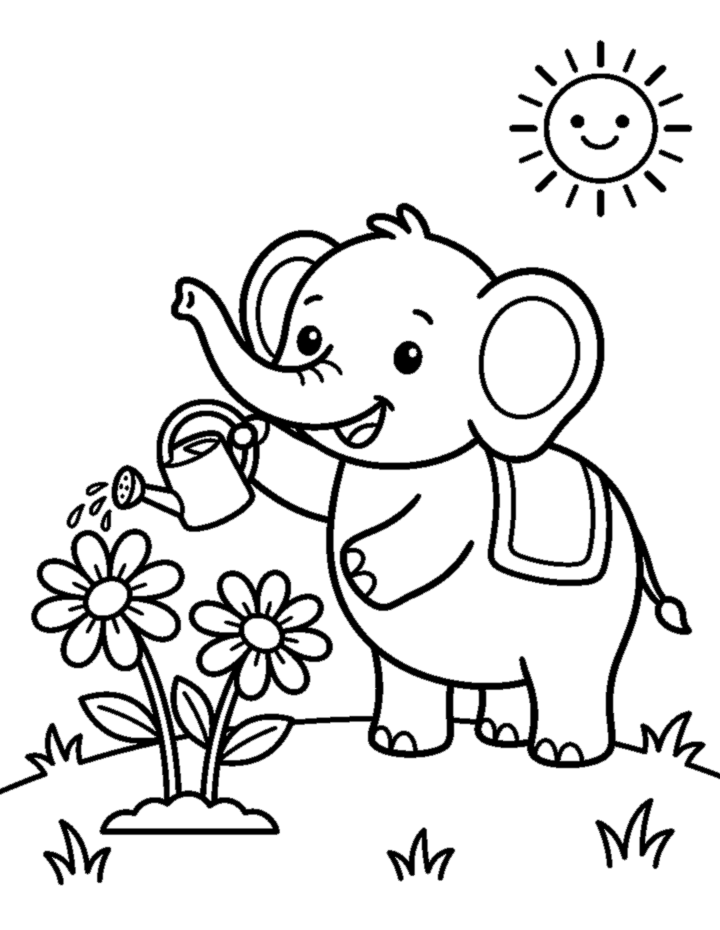
#> input picture products/little-animal-adventures/assets/art/backup_v1_anisotropic/001.png, 2160 x 2790 px, found by its file name (shown at 1/3 size)
$ python build_review_sheets.py
#> lines starting #> are read from the running program, lines starting #| are printed output that depends on the picture
#!/usr/bin/env python3
"""Generates visual review sheets and before/after comparisons for Little Animal Adventures pilot scenes (001-005)."""
import os
from pathlib import Path
from PIL import Image, ImageDraw, ImageFont, ImageOps
import numpy as np

ROOT = Path(__file__).resolve().parent.parent
REVIEWS_DIR = ROOT / "products" / "little-animal-adventures" / "reviews"
ART_DIR = ROOT / "products" / "little-animal-adventures" / "assets" / "art"
ARCHIVE_V1_DIR = ART_DIR / "archive_pilot_v1"
ARCHIVE_V2_DIR = ART_DIR / "archive_pilot_v2"
CROPS_DIR = REVIEWS_DIR / "crops"
CROPS_DIR.mkdir(parents=True, exist_ok=True)

# System Fonts
font_dir = os.environ.get("WINDIR", "C:/Windows") + "/Fonts"
font_regular_path = os.path.join(font_dir, "segoeui.ttf")
font_bold_path = os.path.join(font_dir, "segoeuib.ttf")
if not os.path.exists(font_regular_path):
    font_regular_path = os.path.join(font_dir, "arial.ttf")
    font_bold_path = os.path.join(font_dir, "arialbd.ttf")

font_title = ImageFont.truetype(font_bold_path, 28)
font_subtitle = ImageFont.truetype(font_regular_path, 18)
font_card_title = ImageFont.truetype(font_bold_path, 16)
font_body = ImageFont.truetype(font_regular_path, 13)
font_body_bold = ImageFont.truetype(font_bold_path, 13)
font_caption = ImageFont.truetype(font_regular_path, 11)
font_caption_bold = ImageFont.truetype(font_bold_path, 11)

scenes_meta = [
    {
        "id": "001",
        "name": "Elephant watering flowers",
        "subject": "Elephant",
        "role": "Visual Benchmark (PASS - Untouched)",
        "props": "Watering can, flowers, smiling sun",
        "proc_file": "001.png",
        "before_path": None,
        "crops": [
            ("eye_and_head", (712, 649, 1172, 1109), "Eye & Head Contour", "Benchmark curvature; prominent rounded eye pupil with enclosed white highlight."),
            ("trunk_and_watering_can", (1049, 1400, 1509, 1860), "Trunk & Watering Can", "Benchmark character interaction. Line width > 18 px; zero dropout risk."),
            ("flower_and_stem_junction", (1386, 1748, 1846, 2208), "Flower & Stem Junction", "Petal curves intersect cleanly. 38 px pure white side padding preserved.")
        ]
    },
    {
        "id": "002",
        "name": "Bunny strawberry picnic",
        "subject": "Bunny",
        "role": "Refined Pilot v2 (PASS - Untouched)",
        "props": "Giant strawberry, wide-square blanket, cloud",
        "proc_file": "002.png",
        "before_path": ARCHIVE_V1_DIR / "002_master_v1.png",
        "before_label": "BEFORE (v1 Initial)",
        "before_desc": "Dense checkerboard blanket, dozens of tiny seed specks",
        "after_label": "AFTER (v2 Refined)",
        "after_desc": "Wide-square blanket, 6 large droplet seeds, meadow curve",
        "crops": [
            ("eyes_and_face", (800, 450, 1260, 910), "Eyes & Facial Outlines", "Preserved appealing smiling bunny expression and long rounded ears."),
            ("paws_and_strawberry", (750, 1100, 1210, 1560), "Strawberry with 6 Large Seeds", "REFINED: Reduced seed count to 6 large rounded drops, perfect for toddler coloring."),
            ("simplified_blanket", (450, 1550, 910, 2010), "Simplified Picnic Blanket", "REFINED: Blanket replaced with wide, large squares; zero tiny checkerboard clutter.")
        ]
    },
    {
        "id": "003",
        "name": "Bear flying a kite",
        "subject": "Bear",
        "role": "Corrected Pilot v3 (Task 7 Final Candidate)",
        "props": "Diamond kite, spool handle grip, single string, hilltop",
        "proc_file": "003.png",
        "before_path": ARCHIVE_V2_DIR / "003_master_v2.png",
        "before_label": "BEFORE (v2 Failed Candidate)",
        "before_desc": "Incomplete raised arm, malformed paw, dangling stroke beside body",
        "after_label": "AFTER (v3 Corrected Final Master)",
        "after_desc": "Complete raised arm, paw gripping handle, 14px solid string, separate tail",
        "crops": [
            ("paw_and_spool_grip", (1080, 1050, 1540, 1510), "Paw Spool Grip & String", "CORRECTED: Distinct rounded paw gripping spool handle; ONE solid string (14 px wide) to kite."),
            ("bear_raised_arm", (1000, 1050, 1460, 1510), "Raised Arm Contour", "CORRECTED: Complete raised arm outline; smooth closed contour; zero disconnected or dangling strokes."),
            ("kite_and_tail", (1200, 100, 1660, 560), "Diamond Kite & Separate Tail", "CORRECTED: Diamond kite with separate tail flowing right with 3 large ribbon bows; zero string entanglement.")
        ]
    },
    {
        "id": "004",
        "name": "Fox painting at an easel",
        "subject": "Fox",
        "role": "Corrected Pilot v3 (Task 7 Final Candidate)",
        "props": "Wooden easel, smiling sun art ON canvas, paintbrush touching ray",
        "proc_file": "004.png",
        "before_path": ARCHIVE_V2_DIR / "004_master_v2.png",
        "before_label": "BEFORE (v2 Failed Candidate)",
        "before_desc": "Misplaced sun placed outside easel canvas floating beside fox's head",
        "after_label": "AFTER (v3 Corrected Final Master)",
        "after_desc": "Large smiling sun inside canvas board, brush tip touching ray, zero floating shapes",
        "crops": [
            ("easel_canvas_sun", (390, 720, 850, 1180), "Smiling Sun INSIDE Canvas", "CORRECTED: Large preschool smiling sun with 8 uniform triangular rays inside easel canvas board."),
            ("brush_touching_ray", (240, 900, 700, 1360), "Brush Touching Ray Tip", "CORRECTED: Paintbrush tip touches bottom-left sun ray tip with sub-pixel precision; active painting."),
            ("fox_face_and_fur", (808, 600, 1268, 1060), "Fox Face & Preserved Composition", "CORRECTED: Floating sun beside head removed; friendly fox, bushy tail, and paint pot fully preserved.")
        ]
    },
    {
        "id": "005",
        "name": "Lion reading a picture book",
        "subject": "Lion Cub",
        "role": "Refined Pilot v2 (PASS - Untouched)",
        "props": "Open picture book, star drawing, plain lamp, cushion",
        "proc_file": "005.png",
        "before_path": ARCHIVE_V1_DIR / "005_master_v1.png",
        "before_label": "BEFORE (v1 Initial)",
        "before_desc": "Patterned clothes, necklace, dense book/lamp clutter",
        "after_label": "AFTER (v2 Refined)",
        "after_desc": "Plain cute cub body, smiling star on page, plain floor lamp",
        "crops": [
            ("lion_face_and_mane", (750, 400, 1210, 860), "Face & Round Fluffy Mane", "Sweet smiling lion cub; clothing and necklace removed for preschool simplicity."),
            ("book_with_smiling_star", (700, 1000, 1160, 1460), "Open Book with Smiling Star", "REFINED: Open page features ONE large simple smiling star; zero tiny illegible text."),
            ("plain_cushion_and_lamp", (1450, 250, 1910, 710), "Plain Floor Lamp & Cushion", "REFINED: Minimalist floor lamp with straight pole; plain comfy beanbag cushion.")
        ]
    }
]

# ==============================================================================
# 1. PILOT CONTACT SHEET (Final 5-Scene Pilot)
# ==============================================================================
print("1. Generating Updated Final Pilot Contact Sheet...")
card_w, card_h = 420, 670
pad_x, pad_y = 25, 30
header_h = 135
total_w = pad_x * 6 + card_w * 5
total_h = header_h + card_h + pad_y * 2

contact_img = Image.new("RGB", (total_w, total_h), (245, 247, 250))
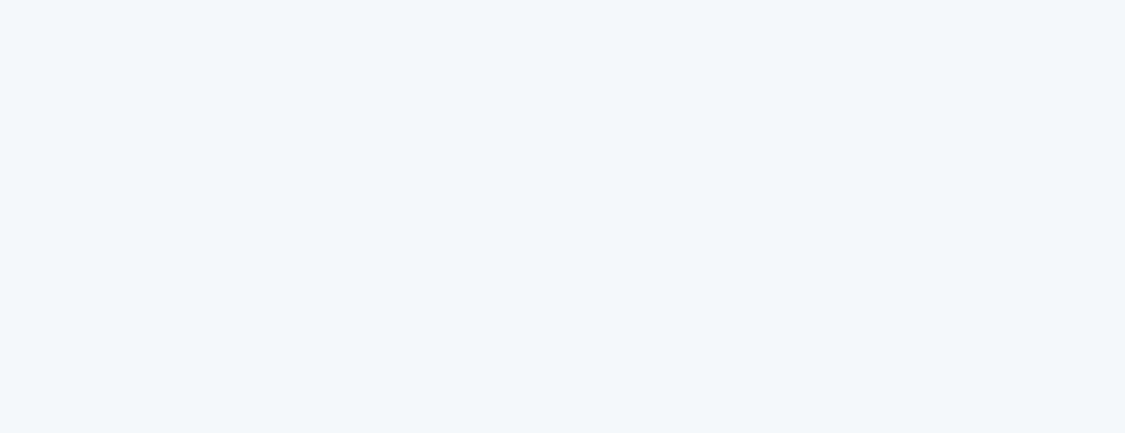
#> contact_img: PIL image 2250x865 RGB (shown at 1/2 size); mean R, G, B 245, 247, 250
draw = ImageDraw.Draw(contact_img)

# Header
draw.rectangle([(0, 0), (total_w, header_h)], fill=(23, 37, 60))
draw.text((pad_x + 10, 20), "LITTLE ANIMAL ADVENTURES — FINAL PILOT SERIES (SCENES 001–005)", fill=(255, 255, 255), font=font_title)
meta_str = "Trim: 8.5 x 11 in | Canvas: 2160 x 2790 px @ 300 DPI | Benchmark Style: Elephant 001 | Isotropic Scaling + SDF Contours"
draw.text((pad_x + 10, 62), meta_str, fill=(180, 198, 225), font=font_subtitle)
draw.text((pad_x + 10, 94), "Task 7 Visual Corrections: Bear 003 complete raised arm & spool grip; Fox 004 smiling sun inside easel canvas & brush touching ray.", fill=(140, 220, 160), font=font_body)

for i, sc in enumerate(scenes_meta):
    cx = pad_x + i * (card_w + pad_x)
    cy = header_h + pad_y

    draw.rounded_rectangle([(cx + 3, cy + 3), (cx + card_w + 3, cy + card_h + 3)], radius=12, fill=(225, 229, 235))
    draw.rounded_rectangle([(cx, cy), (cx + card_w, cy + card_h)], radius=12, fill=(255, 255, 255), outline=(210, 215, 225), width=2)

    draw.rounded_rectangle([(cx, cy), (cx + card_w, cy + 48)], radius=12, fill=(240, 244, 250))
    draw.rectangle([(cx, cy + 36), (cx + card_w, cy + 48)], fill=(240, 244, 250))
    draw.text((cx + 15, cy + 8), f"SCENE {sc['id']}: {sc['name']}", fill=(20, 35, 60), font=font_card_title)

    status_color = (40, 120, 70) if "Benchmark" in sc['role'] or "PASS" in sc['role'] else (20, 80, 160)
    draw.text((cx + 15, cy + 28), f"Role: {sc['role']}", fill=status_color, font=font_caption_bold)

    proc_path = ART_DIR / sc["proc_file"]
    with Image.open(proc_path) as im:
#> im is the input picture: PIL image 2160x2790 L; min 0, max 255, mean 227
        thumb = ImageOps.exif_transpose(im).convert("RGB")
        max_thumb_w, max_thumb_h = card_w - 30, card_h - 130
        thumb.thumbnail((max_thumb_w, max_thumb_h), Image.Resampling.LANCZOS)
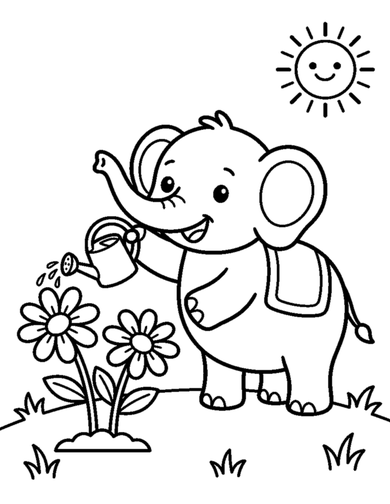
#> thumb: PIL image 390x504 RGB; min 0, max 255, mean 227

        tx = cx + (card_w - thumb.width) // 2
#> tx = 40
        ty = cy + 56 + (max_thumb_h - thumb.height) // 2
#> ty = 239

        draw.rectangle([(tx - 1, ty - 1), (tx + thumb.width, ty + thumb.height)], outline=(220, 224, 230), width=1)
        contact_img.paste(thumb, (tx, ty))
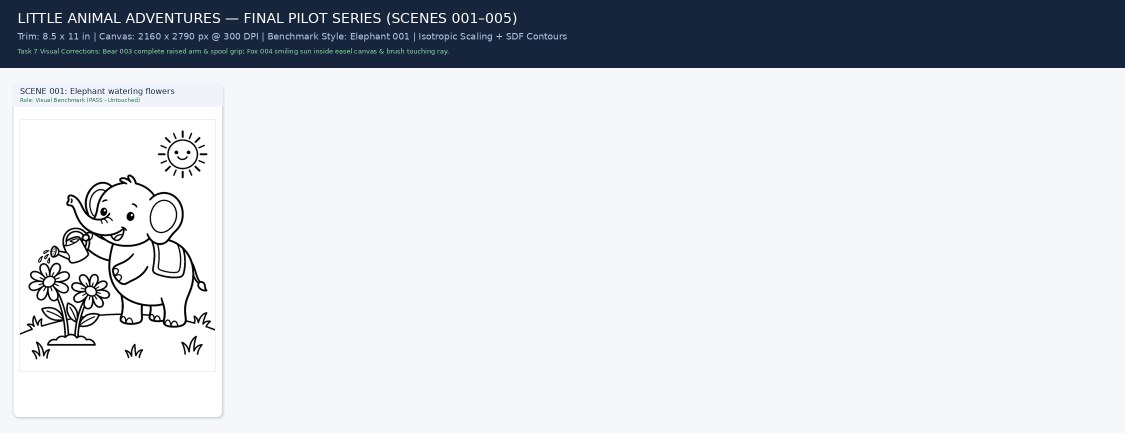
#> contact_img: PIL image 2250x865 RGB (shown at 1/2 size); mean R, G, B 209.4, 213.1, 218.7

    draw.line([(cx + 10, cy + card_h - 60), (cx + card_w - 10, cy + card_h - 60)], fill=(230, 235, 240), width=1)
    draw.text((cx + 15, cy + card_h - 52), "Canvas: 2160 x 2790 px | 300 DPI", fill=(50, 65, 85), font=font_caption_bold)
    draw.text((cx + 15, cy + card_h - 36), "AR: 0.747 (0.0% distortion, isotropic + 38px pad)", fill=(30, 120, 60), font=font_caption)
    draw.text((cx + 15, cy + card_h - 20), "Gate Status: PENDING (approved: false)", fill=(180, 40, 40), font=font_caption_bold)
#> pass 2 of the loop `for i, sc in enumerate(scenes_meta):`:
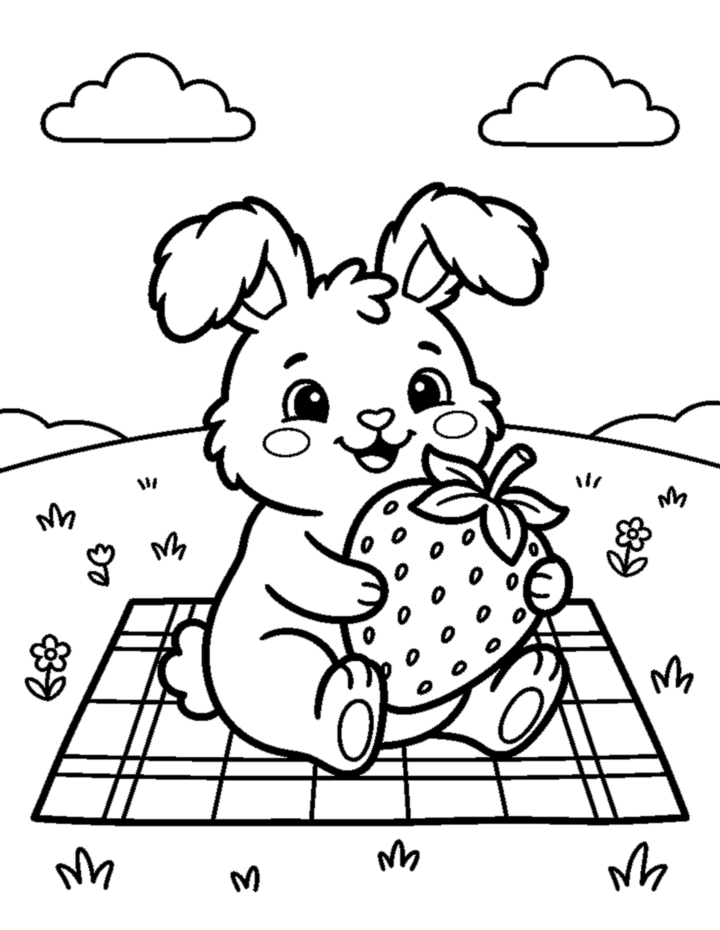
#> input picture products/little-animal-adventures/assets/art/backup_v1_anisotropic/002.png, 2160 x 2790 px, found by its file name (shown at 1/3 size)
#> im is the input picture: PIL image 2160x2790 L; min 0, max 255, mean 223.9
#> `thumb.thumbnail((max_thumb_w, max_thumb_h), Image.Resampling.LANCZOS)`:
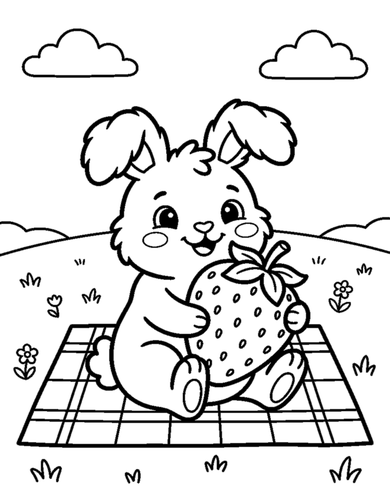
#> thumb: PIL image 390x504 RGB; min 0, max 255, mean 224
#> `contact_img.paste(thumb, (tx, ty))`:
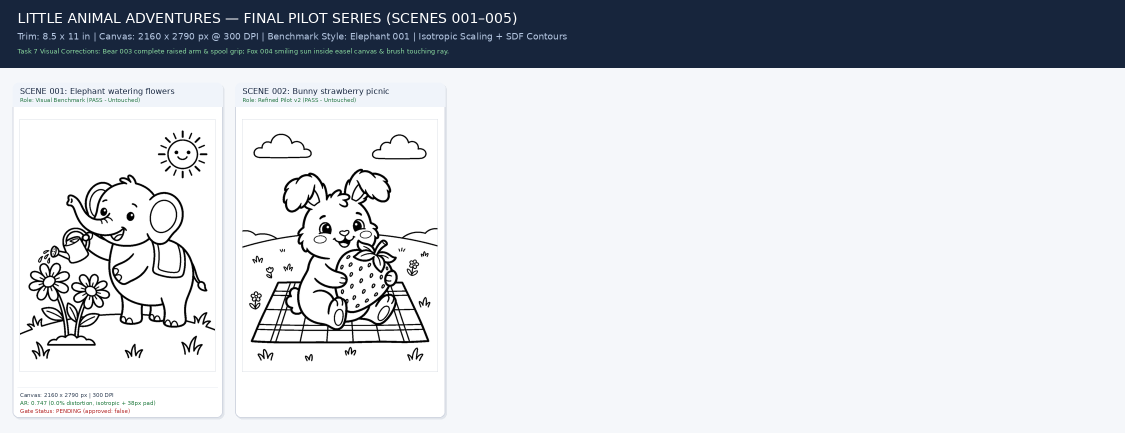
#> contact_img: PIL image 2250x865 RGB (shown at 1/2 size); mean R, G, B 207.1, 210.6, 215.9
#> pass 3 of the loop `for i, sc in enumerate(scenes_meta):`:
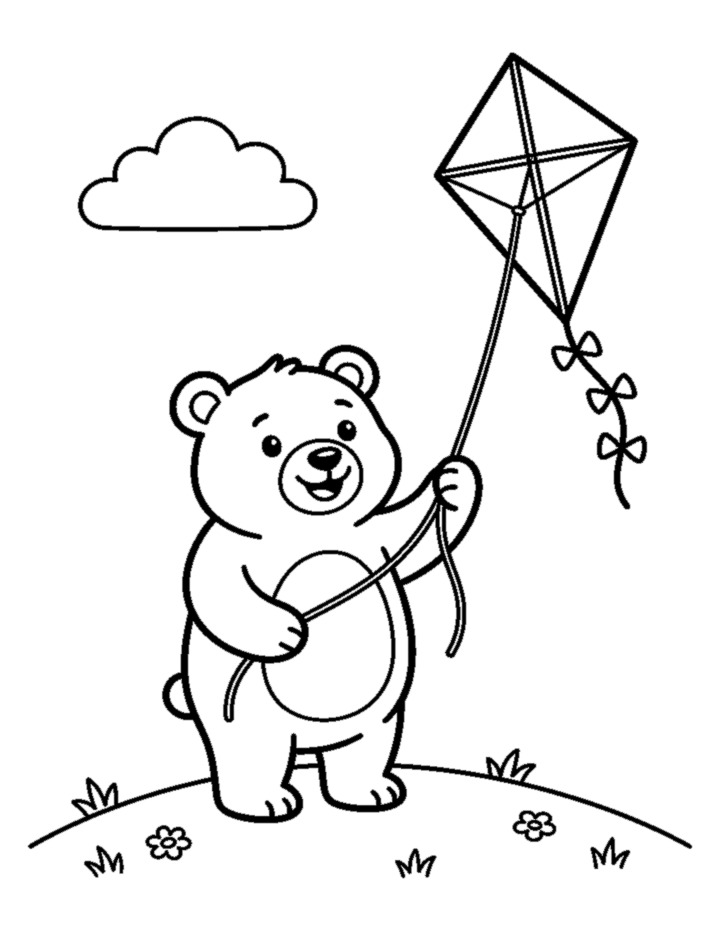
#> input picture products/little-animal-adventures/assets/art/backup_v1_anisotropic/003.png, 2160 x 2790 px, found by its file name (shown at 1/3 size)
#> im is the input picture: PIL image 2160x2790 L; min 0, max 255, mean 236.9
#> `thumb.thumbnail((max_thumb_w, max_thumb_h), Image.Resampling.LANCZOS)`:
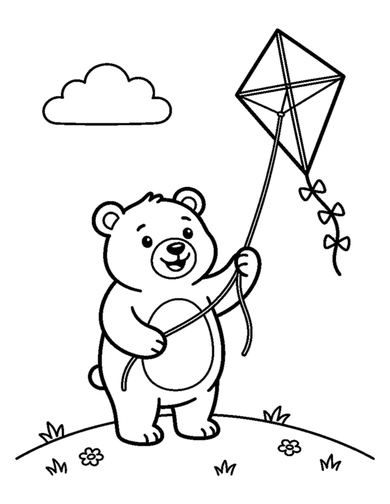
#> thumb: PIL image 390x504 RGB; min 0, max 255, mean 236.9
#> `contact_img.paste(thumb, (tx, ty))`:
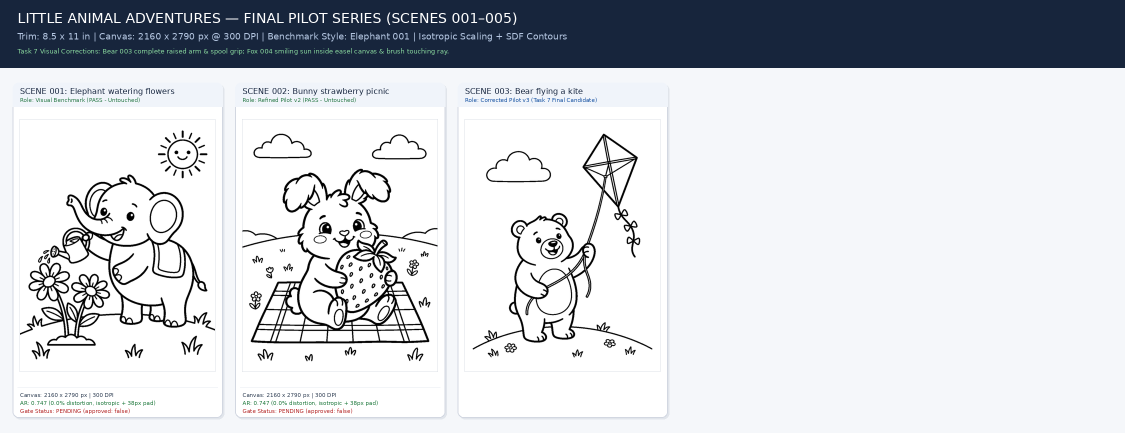
#> contact_img: PIL image 2250x865 RGB (shown at 1/2 size); mean R, G, B 206.1, 209.4, 214.4
#> (the run stopped early here; a loop or call above may not have finished)
